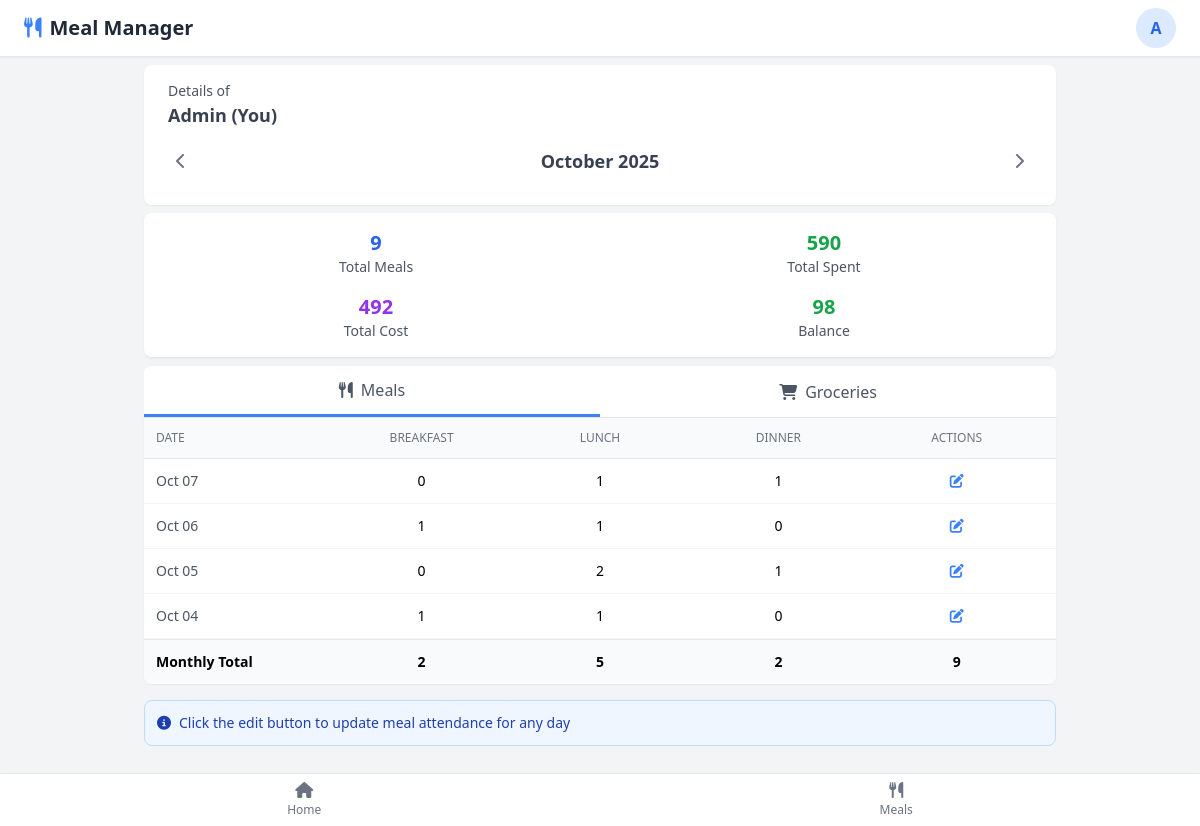
Screenshot of /member-details/10/ (signed in) with the database file from the repository.
### app/models.py (models this page shows, shortened)
class GroupMember(models.Model):
    ROLE_CHOICES = [
        ('admin', 'Admin'),
        ('member', 'Member'),
    ]
    user = models.OneToOneField(User, on_delete=models.CASCADE, related_name='group_membership')
    group = models.ForeignKey(Group, on_delete=models.CASCADE, related_name='members')
    role = models.CharField(max_length=10, choices=ROLE_CHOICES, default='member')
    joined_at = models.DateTimeField(auto_now_add=True)

class MealEntry(models.Model):
    user = models.ForeignKey(User, on_delete=models.CASCADE, related_name='meal_entries')
    group = models.ForeignKey(Group, on_delete=models.CASCADE, related_name='meal_entries')
    date = models.DateField()
    breakfast = models.IntegerField(default=0,
        validators=[MinValueValidator(0), MaxValueValidator(3)],
        help_text="Number of breakfast meals (0=absent, 1=present, 2+=with guests)"
    )
    lunch = models.IntegerField(default=0,
        validators=[MinValueValidator(0), MaxValueValidator(3)],
        help_text="Number of lunch meals (0=absent, 1=present, 2+=with guests)"
    )
    dinner = models.IntegerField(default=0,
        validators=[MinValueValidator(0), MaxValueValidator(3)],
        help_text="Number of dinner meals (0=absent, 1=present, 2+=with guests)"
    )
    created_at = models.DateTimeField(auto_now_add=True)
    updated_at = models.DateTimeField(auto_now=True)
    class Meta:
        unique_together = ['user', 'group', 'date']
        ordering = ['-date', 'user']
        indexes = [
            models.Index(fields=['user', 'date']),
            models.Index(fields=['group', 'date']),
        ]
    @property
    def total(self):
        return self.breakfast + self.lunch + self.dinner

### app/utils.py (the view)
    def wrapper(request, *args, **kwargs):
        if not hasattr(request.user, 'group_membership'):
            return redirect('setup-group')
        return view_func(request, *args, **kwargs)

### app/utils.py (called while the page is built)
def group_required(view_func):
    def wrapper(request, *args, **kwargs):
        if not hasattr(request.user, 'group_membership'):
            return redirect('setup-group')
        return view_func(request, *args, **kwargs)
    return wrapper

### app/views/helpers.py (called while the page is built)
def group_summary(group, month: int, year: int):
    group_groceries = GroceryExpense.objects.filter(
        group=group,
        date__year=year,
        date__month=month
    )
    group_meals = MealEntry.objects.filter(
        group=group,
        date__year=year,
        date__month=month
    )
    total_group_expenses = group_groceries.aggregate(Sum('cost'))['cost__sum'] or 0
    total_group_meals = sum(meal.total for meal in group_meals)
    cost_per_meal = (total_group_expenses / total_group_meals) if total_group_meals > 0 else 0
    group.total_expenses = total_group_expenses
    group.total_meals = total_group_meals
    group.cost_per_meal = round(cost_per_meal, 2)
    return group

def member_summary(member, group, month, year):
    meals_list = MealEntry.objects.filter(
        user=member.user,
        group=group,
        date__year=year,
        date__month=month
    )
    groceries_list = GroceryExpense.objects.filter(
        user=member.user,
        group=group,
        date__year=year,
        date__month=month
    )
    total_meals = sum(meal.total for meal in meals_list)
    total_spent = groceries_list.aggregate(Sum('cost'))['cost__sum'] or 0
    return total_meals, total_spent, meals_list, groceries_list

def get_member_details(member, month: int, year: int):
    total_meals, total_spent, meals_list, grocery_list = member_summary(
        member=member,
        group=member.group,
        month=month,
        year=year
    )
    group = group_summary(
        group=member.group,
        month=month,
        year=year
    )
    total_cost = total_meals * group.cost_per_meal
    member.total_meals = total_meals
    member.total_spent = total_spent
    member.total_cost = round(total_cost)
    member.balance = round(total_spent - total_cost)
    member.meals_list = meals_list
    member.groceries_list = grocery_list
    member.months_total_breakfast = sum(meal.breakfast for meal in meals_list)
    member.months_total_lunch = sum(meal.lunch for meal in meals_list)
    member.months_total_dinner = sum(meal.dinner for meal in meals_list)
    return member

### templates/home/member_details.html (shortened to what this page needs)
{% extends "base.html" %}
{% load static %}
{% block content %}
<main class="p-2 pb-20 md:px-36">
    <div class="bg-white rounded-lg shadow-sm py-4 px-6 mb-2">
        <div class="flex justify-between items-start mb-3">
            <div>
                <p class="text-gray-600 text-sm">Details of</p>
                <h2 class="text-lg font-bold text-gray-700">
                    {{ member.user.first_name }}
                    {% if member.user == user %}(You){% endif %}
                </h2>
            </div>
        </div>
        <div class="flex justify-between items-center mb-2">
            <button class="text-gray-500 hover:text-gray-700 p-2">
                <i class="fas fa-chevron-left"></i>
            </button>
            <span class="text-lg font-semibold text-gray-700">{{ info_date|date:"F Y" }}</span>
            <button class="text-gray-500 hover:text-gray-700 p-2">
                <i class="fas fa-chevron-right"></i>
            </button>
        </div>
    </div>
    <div class="bg-white rounded-lg shadow-sm p-4 border-b border-gray-200 mb-2">
        <div class="grid grid-cols-2 gap-4 text-center">
            <div>
                <p class="text-xl font-bold text-blue-600">{{ member.total_meals }}</p>
                <p class="text-gray-600 text-sm">Total Meals</p>
            </div>
            <div>
                <p class="text-xl font-bold text-green-600">{{ member.total_spent }}</p>
                <p class="text-gray-600 text-sm">Total Spent</p>
            </div>
            <div>
                <p class="text-xl font-bold text-purple-600">{{ member.total_cost }}</p>
                <p class="text-gray-600 text-sm">Total Cost</p>
            </div>
            <div>
                <p class="text-xl font-bold text-green-600">{{ member.balance }}</p>
                <p class="text-gray-600 text-sm">Balance</p>
            </div>
        </div>
    </div>
    <nav class="bg-white border-b border-gray-200 rounded-tl-lg rounded-tr-lg">
        <div class="flex">
            <button class="tab-btn flex-1 py-3 text-center font-medium text-gray-600 hover:text-blue-500 transition tab-active" data-tab="meals">
                <i class="fas fa-utensils mr-2"></i>Meals
            </button>
            <button class="tab-btn flex-1 py-3 text-center font-medium text-gray-600 hover:text-blue-500 transition" data-tab="groceries">
                <i class="fas fa-shopping-cart mr-2"></i>Groceries
            </button>
        </div>
    </nav>
    <section>
        <div id="meals" class="tab-content">
            <div class="bg-white shadow-sm overflow-hidden rounded-bl-lg rounded-br-lg">
                <div class="grid grid-cols-5 gap-1 p-3 bg-gray-50 border-b border-gray-200 text-xs font-medium text-gray-500 uppercase">
                    <div>Date</div>
                    <div class="text-center">Breakfast</div>
                    <div class="text-center">Lunch</div>
                    <div class="text-center">Dinner</div>
                    <div class="text-center">Actions</div>
                </div>
                <div class="max-h-96 overflow-y-auto">
                    {% for meal in member.meals_list %}
                    <div class="grid grid-cols-5 gap-1 p-3 border-b border-gray-100 hover:bg-gray-50 items-center text-sm">
                        <div class="font-medium text-gray-600 date">{{ meal.date|date:"M d" }}</div>
                        <div class="text-center breakfast">{{ meal.breakfast }}</div>
                        <div class="text-center lunch">{{ meal.lunch }}</div>
                        <div class="text-center dinner">{{ meal.dinner }}</div>
                        <div class="text-center">
                            <button class="text-blue-500 hover:text-blue-700">
                                <i class="fas fa-edit meal-edit-btn"></i>
                            </button>
                        </div>
                    </div>
                    {% endfor %}
                </div>
                <div class="grid grid-cols-5 gap-1 p-3 bg-gray-50 border-t border-gray-200 text-sm font-semibold">
                    <div>Monthly Total</div>
                    <div class="text-center">{{ member.months_total_breakfast }}</div>
                    <div class="text-center">{{ member.months_total_lunch }}</div>
                    <div class="text-center">{{ member.months_total_dinner }}</div>
                    <div class="text-center">{{ member.total_meals }}</div>
                </div>
            </div>
            <div class="mt-4 bg-blue-50 rounded-lg p-3 border border-blue-200">
                <div class="flex items-center text-sm text-blue-800">
                    <i class="fas fa-info-circle mr-2"></i>
                    <span>Click the edit button to update meal attendance for any day</span>
                </div>
            </div>
        </div>
    </section>
</main>
{% endblock content %}

### templates/base.html (shortened to what this page needs)
{% load static %}
<!DOCTYPE html>
<html lang="en">
<head>
    <script src="https://cdn.tailwindcss.com"></script>
    <link rel="stylesheet" href="https://cdnjs.cloudflare.com/ajax/libs/font-awesome/6.5.1/css/all.min.css">
</head>
<body class="bg-gray-100 min-h-screen">
    {% if user.is_authenticated %}
    <header class="bg-white shadow-sm border-b border-gray-200 p-2">
        <div class="flex justify-between items-center px-4">
            <div>
                <h1 class="text-xl font-bold text-gray-800">
                    <i class="fas fa-utensils text-blue-500 mr-2"></i>Meal Manager
                </h1>
            </div>
            <div class="relative">
                <button id="userMenuButton" class="w-10 h-10 rounded-full bg-blue-100 flex items-center justify-center transition">
                    <span class="text-blue-600 font-semibold">{{ user.first_name.0|upper }}</span>
                </button>
            </div>
        </div>
    </header>
    {% endif %}
    {% block content %}{% endblock content %}
    {% if user.is_authenticated %}
    <nav class="fixed bottom-0 left-0 right-0 bg-white border-t border-gray-200 px-2 shadow-lg">
        <div class="flex justify-around">
            {% url 'home' as home_url %}
            {% url 'track-meals' as meals_url %}
            <a href="{{ home_url }}" class="flex flex-col items-center p-2 rounded-lg {% if request.path == home_url %}text-blue-500{% else %}text-gray-500 hover:text-blue-500{% endif %}">
                <i class="fas fa-home mb-1"></i>
                <span class="text-xs">Home</span>
            </a>
            <a href="{{ meals_url }}" class="flex flex-col items-center p-2 rounded-lg {% if request.path == meals_url %}text-blue-500{% else %}text-gray-500 hover:text-blue-500{% endif %}">
                <i class="fas fa-utensils mb-1"></i>
                <span class="text-xs">Meals</span>
            </a>
        </div>
    </nav>
    {% endif %}
</body>
</html>

### templates/home/member_details.html (style rules this page uses)
.tab-active { border-bottom: 3px solid #3b82f6; color: #3b82f6; }

### rows the page displays
GroupMember: user.first_name "Admin", total_meals "9", total_spent "590", total_cost "492", balance "98", months_total_breakfast "2", months_total_lunch "5", months_total_dinner "2"
MealEntry: date "Oct 07", breakfast "0", lunch "1", dinner "1"
MealEntry: date "Oct 06", breakfast "1", lunch "1", dinner "0"
MealEntry: date "Oct 05", breakfast "0", lunch "2", dinner "1"
MealEntry: date "Oct 04", breakfast "1", lunch "1", dinner "0"

### other values shown
{{ user.first_name.0|upper }} "A"
